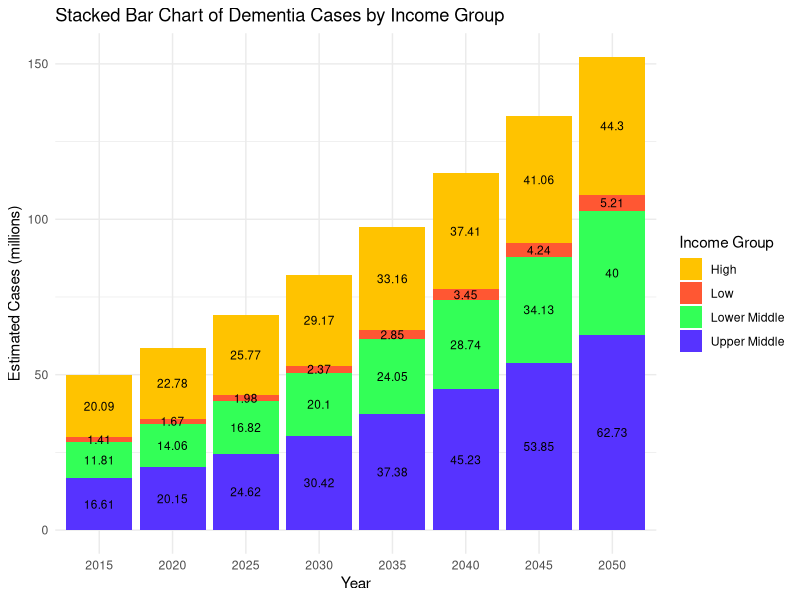

Recreate this plot in R.
library(ggplot2)

# Create data frame
dementia_data <- data.frame(
  Year = rep(c(2015, 2020, 2025, 2030, 2035, 2040, 2045, 2050), times = 4),
  Income_Group = rep(c("Low", "Lower Middle", "Upper Middle", "High"), each = 8),
  Cases = c(
    1.41, 1.67, 1.98, 2.37, 2.85, 3.45, 4.24, 5.21,  # Low income
    11.81, 14.06, 16.82, 20.10, 24.05, 28.74, 34.13, 40.00,  # Lower middle income
    16.61, 20.15, 24.62, 30.42, 37.38, 45.23, 53.85, 62.73,  # Upper middle income
    20.09, 22.78, 25.77, 29.17, 33.16, 37.41, 41.06, 44.30   # High income
  )
)

# Create stacked bar chart with data labels
ggplot(dementia_data, aes(x = factor(Year), y = Cases, fill = Income_Group)) +
  geom_bar(stat = "identity") +
  geom_text(aes(label = Cases), position = position_stack(vjust = 0.5), size = 3) +
  labs(
    title = "Stacked Bar Chart of Dementia Cases by Income Group",
    x = "Year",
    y = "Estimated Cases (millions)",
    fill = "Income Group"
  ) +
  theme_minimal() +
  scale_fill_manual(values = c("Low" = "#FF5733", "Lower Middle" = "#33FF57", "Upper Middle" = "#5733FF", "High" = "#FFC300"))
